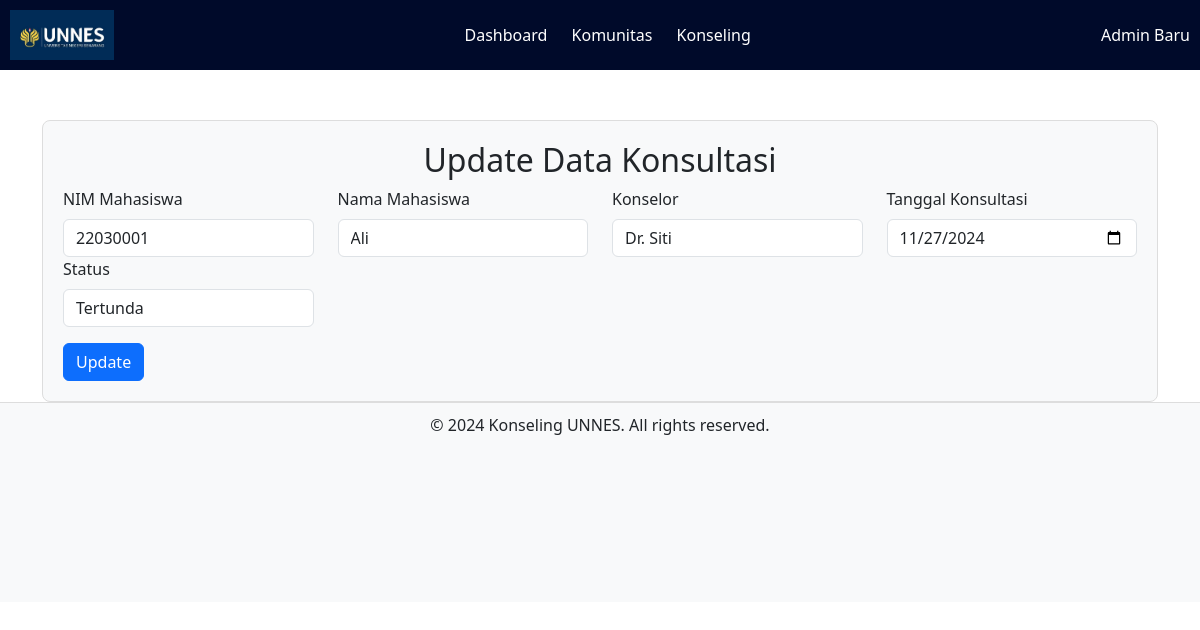
/Konselling/updatekonsul.php?id=1, run on the app's committed database.
### tables this page shows
CREATE TABLE `konsultasi` (
  `id_konsultasi` int(11) NOT NULL,
  `nim` varchar(15) DEFAULT NULL,
  `id_konselor` int(11) DEFAULT NULL,
  `tanggal_konsultasi` date DEFAULT NULL,
  `status_konsultasi` enum('tertunda','berjalan','selesai') DEFAULT NULL
);

CREATE TABLE `pengguna` (
  `nim` varchar(15) NOT NULL,
  `nama` varchar(100) DEFAULT NULL,
  `email` varchar(100) DEFAULT NULL,
  `tanggal_lahir` date DEFAULT NULL
);

CREATE TABLE `konselor` (
  `id_konselor` int(11) NOT NULL,
  `nama` varchar(100) DEFAULT NULL,
  `spesialis` varchar(100) DEFAULT NULL,
  `sertifikasi` varchar(100) DEFAULT NULL,
  `email` varchar(100) DEFAULT NULL
);

### Konselling/updatekonsul.php (the view, shortened to what this page needs)
<?php
require '../koneksi.php';
$id_konsultasi = $_GET['id'];
$result = $conn->query("
    SELECT k.*, p.nama
    FROM konsultasi k
    JOIN pengguna p ON k.nim = p.nim
    WHERE k.id_konsultasi = '$id_konsultasi'
");
$data = $result->fetch_assoc();
?>
<!DOCTYPE html>
<html lang="en">
<head>
    <link href="https://cdn.jsdelivr.net/npm/bootstrap@5.3.0/dist/css/bootstrap.min.css" rel="stylesheet">
</head>
<body>
<header>
    <div class="logo">
        <img src="../img/unneslogo.png" alt="Logo UNNES" height="50">
    </div>
    <nav class="menu">
        <a href="../Dashboard/dashboard.php">Dashboard</a>
        <a href="../Komunitas/komunitas.php">Komunitas</a>
        <a href="konselling.php">Konseling</a>
    </nav>
    <div class="admin-info">Admin Baru</div>
</header>
<div class="container">
    <div class="form-container">
        <h2 class="text-center">Update Data Konsultasi</h2>
        <form method="POST" action="">
            <div class="row">
                <div class="col-md-3">
                    <label for="nim" class="form-label">NIM Mahasiswa</label>
                    <input type="text" name="nim" class="form-control" value="<?php echo $data['nim']; ?>" required>
                </div>
                <div class="col-md-3">
                    <label for="nama" class="form-label">Nama Mahasiswa</label>
                    <input type="text" name="nama" class="form-control" value="<?php echo $data['nama']; ?>" required>
                </div>
                <div class="col-md-3">
                    <label for="id_konselor" class="form-label">Konselor</label>
                    <select name="id_konselor" class="form-control" required>
                        <?php
                        $result_konselor = $conn->query("SELECT * FROM konselor");
                        while ($row = $result_konselor->fetch_assoc()) {
                            echo "<option value='" . $row['id_konselor'] . "' " . ($row['id_konselor'] == $data['id_konselor'] ? 'selected' : '') . ">" . $row['nama'] . "</option>";
                        }
                        ?>
                    </select>
                </div>
                <div class="col-md-3">
                    <label for="tanggal_konsultasi" class="form-label">Tanggal Konsultasi</label>
                    <input type="date" name="tanggal_konsultasi" class="form-control" value="<?php echo $data['tanggal_konsultasi']; ?>" required>
                </div>
                <div class="col-md-3">
                    <label for="status_konsultasi" class="form-label">Status</label>
                    <select name="status_konsultasi" class="form-control" required>
                        <option value="tertunda" <?php echo ($data['status_konsultasi'] == 'tertunda') ? 'selected' : ''; ?>>Tertunda</option>
                    </select>
                </div>
            </div>
            <button type="submit" class="btn btn-primary mt-3">Update</button>
        </form>
    </div>
</div>
<footer>
    <p>© 2024 Konseling UNNES. All rights reserved.</p>
</footer>
</body>
</html>

### Konselling/updatekonsul.php (style rules this page uses)
header { background-color: #000a2a; color: white; padding: 10px; display: flex; justify-content: space-between; align-items: center; }
header .menu a { color: white; margin: 0 10px; text-decoration: none; }
.form-container { margin-top: 50px; padding: 20px; border: 1px solid #ddd; background-color: #f8f9fa; border-radius: 8px; }
footer { background-color: #f8f9fa; padding: 10px 0; height : 200px; text-align: center; border-top: 1px solid #ddd; }

### data on the page
konsultasi: nim "22030001", nama "Ali", id_konselor "Dr. Siti", tanggal_konsultasi "11/27/2024", status_konsultasi "Tertunda"
